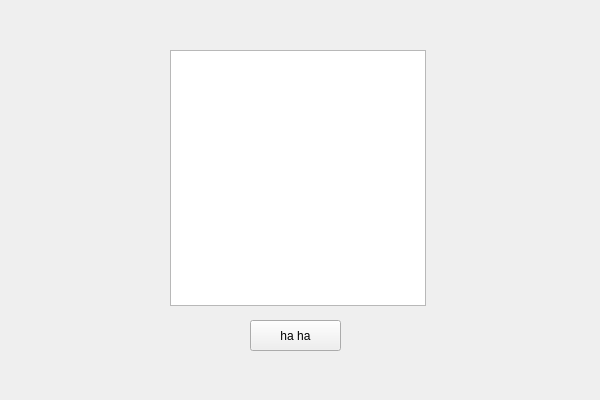
<?xml version="1.0" encoding="UTF-8"?>
<ui version="4.0">
 <class>FirstQtAppClass</class>
 <widget class="QWidget" name="FirstQtAppClass">
  <property name="geometry">
   <rect>
    <x>0</x>
    <y>0</y>
    <width>600</width>
    <height>400</height>
   </rect>
  </property>
  <property name="windowTitle">
   <string>FirstQtApp</string>
  </property>
  <widget class="QPushButton" name="pushButton">
   <property name="geometry">
    <rect>
     <x>250</x>
     <y>320</y>
     <width>91</width>
     <height>31</height>
    </rect>
   </property>
   <property name="text">
    <string>ha ha</string>
   </property>
  </widget>
  <widget class="QGraphicsView" name="graphicsView">
   <property name="geometry">
    <rect>
     <x>170</x>
     <y>50</y>
     <width>256</width>
     <height>256</height>
    </rect>
   </property>
   <property name="frameShape">
    <enum>QFrame::StyledPanel</enum>
   </property>
   <property name="frameShadow">
    <enum>QFrame::Sunken</enum>
   </property>
  </widget>
 </widget>
 <layoutdefault spacing="6" margin="11"/>
 <resources>
  <include location="FirstQtApp.qrc"/>
 </resources>
 <connections/>
</ui>
